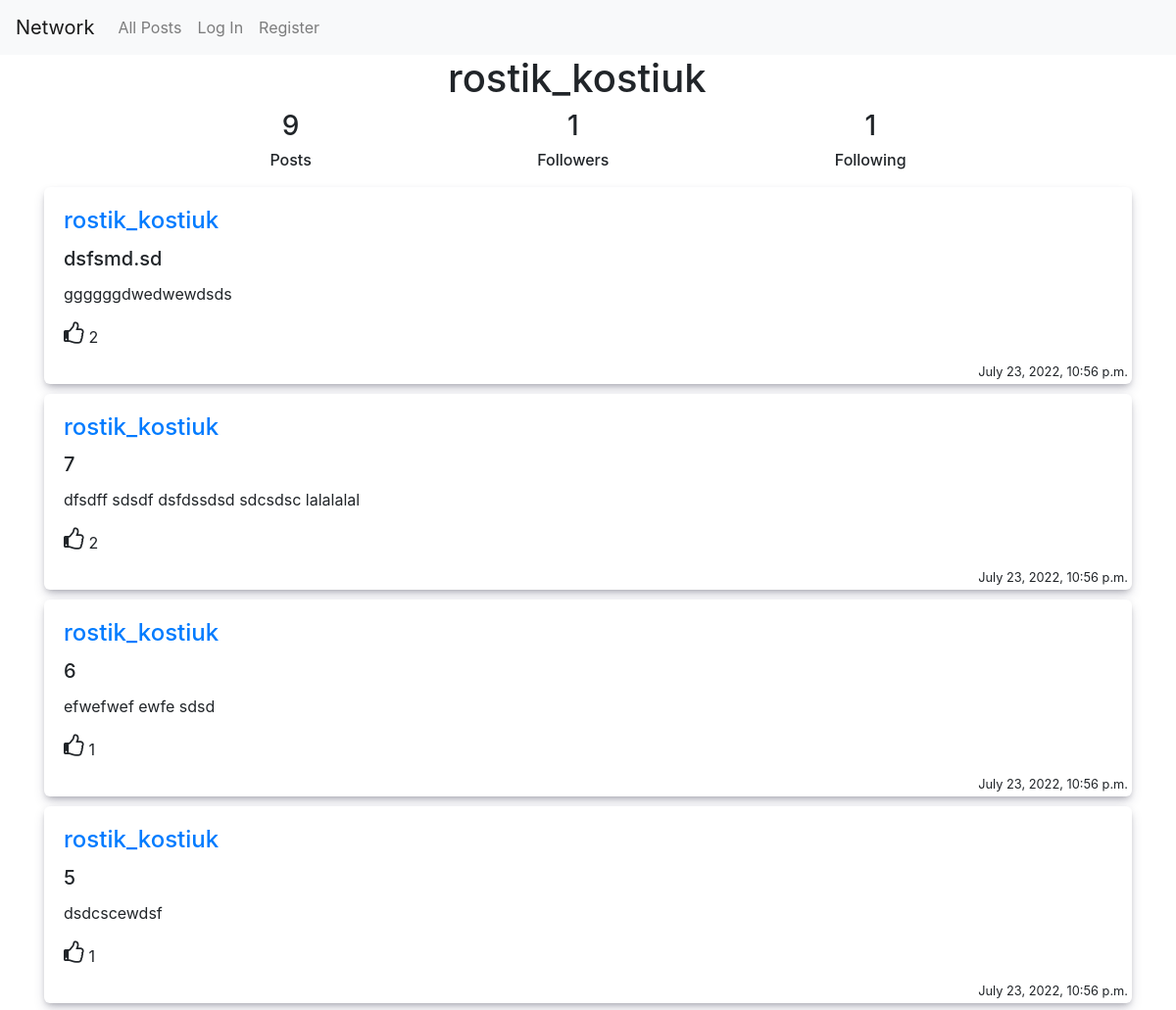
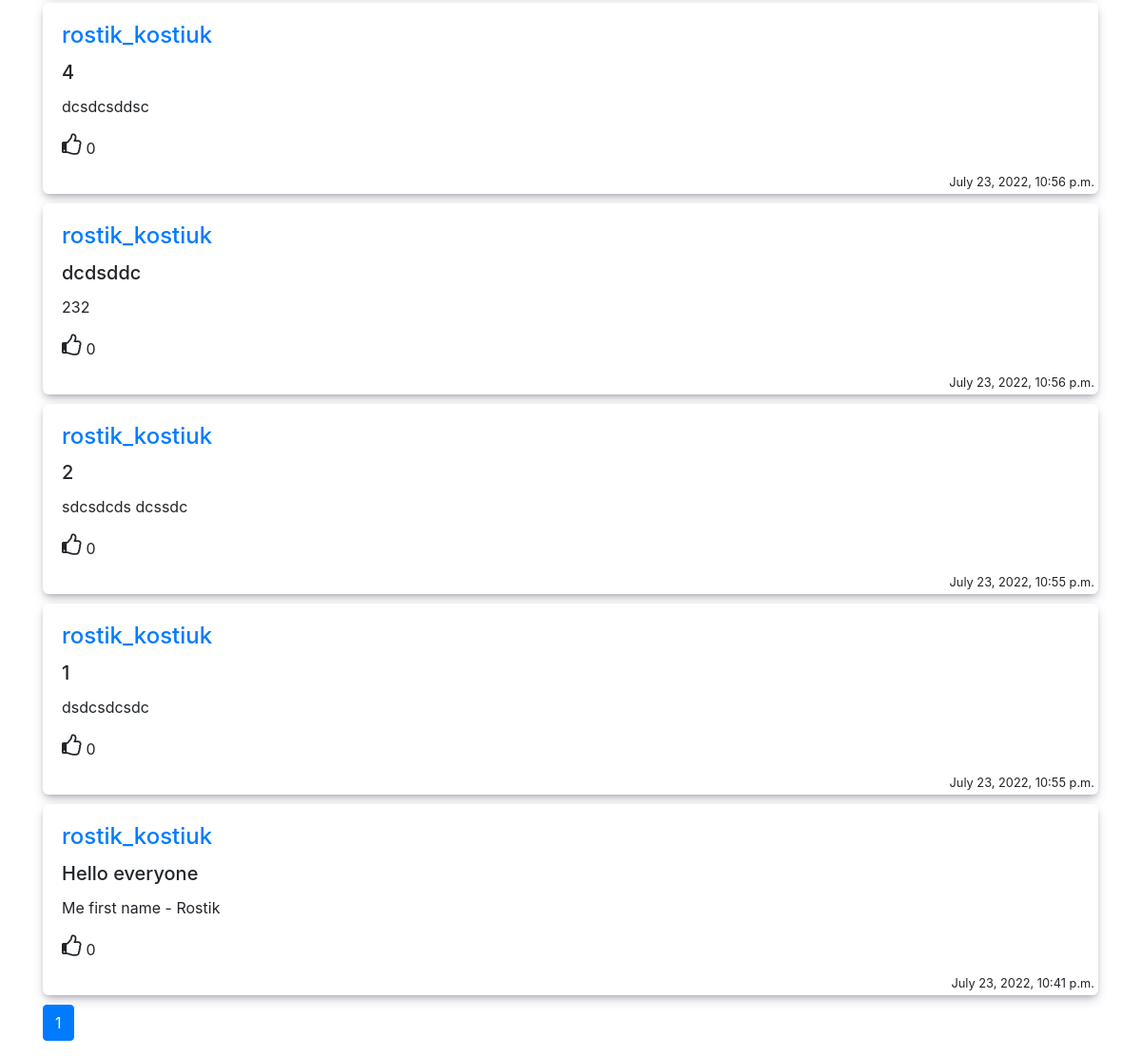
Page /profile/rostik_kostiuk on the committed database (2 pictures, top to bottom).
### network/models.py (models this page shows, shortened)
class User(AbstractUser):
    pass

class Post(models.Model):
    creator = models.ForeignKey(User, on_delete=models.CASCADE, related_name='creator')
    title = models.CharField(max_length=150)
    content = models.TextField()
    date_created = models.DateTimeField(default=timezone.now)
    likes = models.ManyToManyField(User, related_name="likes", blank=True)

### network/views.py (the view)
# urls.py: path("profile/<str:username>", views.profile, name="profile"),
def profile(request, username):
    post_list = Post.objects.filter(creator=User.objects.get(username=username)).order_by("-date_created")
    paginator = Paginator(post_list, 10)
    page_number = request.GET.get('page')
    page_obj = paginator.get_page(page_number)
    context = {'page_obj': page_obj}
    context["post_amount"] = Post.objects.filter(creator=User.objects.get(username=username)).count()
    context["followers"] = Following.objects.filter(following_user_id=User.objects.get(username=username)).count()
    context["following"] = Following.objects.filter(user_id=User.objects.get(username=username)).count()
    context["username"] = username;
    return render(request, "network/profile.html", context)

### network/templates/network/profile.html (shortened to what this page needs)
{% extends "network/layout.html" %}
{% load static %}
{% block body %}
    <h1 style="text-align: center; margin-right: 1.4rem;" id="usname">{{username}}</h1>
    <div class="profile-info">
        <div class="info-div">
            <h3 id="posts">{{post_amount}}</h3>
            <h6>Posts</h6>
        </div>
        <div class="info-div">
            <h3 id="followers">{{followers}}</h3>
            <h6>Followers</h6>
        </div>
        <div class="info-div">
            <h3 id="following">{{following}}</h3>
            <h6>Following</h6>
        </div>
    </div>
    {% for post in page_obj %}
    <div class="post-view">
        <div class="card-body">
            <div style="display: flex;">
                <h4 class="card-title" style="margin-right:auto"><a href="{% url 'network:profile' username=post.creator.username %}">{{post.creator.username}}</a></h4>
            </div>
            <div>
                <h5 class="card-title">{{post.title}}</h5>
                <div id="content-show-{{ post.id }}">
                    <p class="card-text">{{post.content}}</p>
                    <div id="likes" style="display: flex;">
                        {% if user in post.likes.all %}
                        <p id="like-button-{{ post.id }}" class="btn-like"  onclick = "like('{{ post.id }}', '{{ post.creator.username }}')"><i class="fa fa-thumbs-up" style="font-size:24px; color: blue;"></i></p>
                        {% else %}
                        <p id="like-button-{{ post.id }}" class="btn-like" onclick = "like('{{ post.id }}', '{{ post.creator.username }}')"><i class="fa fa-thumbs-o-up" style="font-size:24px"></i></p>
                        {% endif %}
                        <p id="likes-count-{{ post.id }}" style="margin-left: 0.3rem; margin-top: 0.25rem;">{{post.likes.all.count}}</p>
                    </div>
                </div>
                <small style="position: absolute; bottom: 0.17rem; right: 0.25rem;">{{post.date_created}}</small>
            </div>
        </div>
    </div>
    {% endfor %}
    <ul class="pagination">
        <li class="page-item active" aria-current="page">
            <a class="page-link disabled" href="#">{{ page_obj.number }}</a>
        </li>
    </ul>
{% endblock %}

### network/templates/network/layout.html (shortened to what this page needs)
{% load static %}
<!DOCTYPE html>
<html lang="en">
    <head>
        <link rel="stylesheet" href="https://stackpath.bootstrapcdn.com/bootstrap/4.4.1/css/bootstrap.min.css">
        <link rel="stylesheet" href="https://cdnjs.cloudflare.com/ajax/libs/font-awesome/4.7.0/css/font-awesome.min.css">
        <link href="{% static 'network/styles.css' %}" rel="stylesheet">
    </head>
    <body>
        <nav class="navbar navbar-expand-lg navbar-light bg-light">
            <a class="navbar-brand" href="#">Network</a>
            <div>
              <ul class="navbar-nav mr-auto">
                <li class="nav-item">
                  <a class="nav-link" href="{% url 'network:index' %}">All Posts</a>
                </li>
                {% if user.is_authenticated %}
                    <li class="nav-item">
                        <a class="nav-link" href="{% url 'network:following' %}">Following</a>
                    </li>
                    <li class="nav-item">
                        <a class="nav-link" href="{% url 'network:new-post' %}">New post</a>
                    </li>
                    <li class="nav-item">
                        <a class="nav-link" href="{% url 'network:logout' %}">Log Out</a>
                    </li>
                {% else %}
                    <li class="nav-item">
                        <a class="nav-link" href="{% url 'network:login' %}">Log In</a>
                    </li>
                    <li class="nav-item">
                        <a class="nav-link" href="{% url 'network:register' %}">Register</a>
                    </li>
                {% endif %}
              </ul>
            </div>
          </nav>
        <div class="body">
            <div class="container">
                {% block body %}
                {% endblock %}
            </div>
        </div>
    </body>
</html>

### network/static/network/styles.css (style rules this page uses)
.post-view { --bs-card-spacer-y: 1rem; --bs-card-spacer-x: 1rem; --bs-card-title-spacer-y: 0.5rem; --bs-card-border-width: 1px; --bs-card-border-color: var(--bs-border-color-translucent); --bs-card-border-radius: 0.375rem; --bs-card-box-shadow: ; --bs-card-inner-border-radius: calc(0.375rem - 1px); --bs-card-cap-padding-y: 0.5rem; --bs-card-cap-padding-x: 1rem; --bs-card-cap-bg: rgba(0, 0, 0, 0.03); --bs-card-cap-color: ; --bs-card-height: ; --bs-card-color: ; --bs-card-bg: #fff; --bs-card-img-overlay-padding: 1rem; --bs-card-group-margin: 0.75rem; position: relative; display: flex; flex-direction: column; min-width: 0; box-shadow: rgba(50, 50, 93, 0.25) 0px 6px 12px -2px, rgba(0, 0, 0, 0.3) 0px 3px 7px -3px; height: var(--bs-card-height); word-wrap: break-word; background-color: var(--bs-card-bg); background-clip: border-box; border: var(--bs-card-border-width) solid var(--bs-card-border-color); border-radius: var(--bs-card-border-radius); margin: 10px 0px; }
.profile-info { display: flex; flex-wrap: nowrap; justify-content: space-evenly; align-items: baseline; }
.info-div { text-align: center; }
.btn-like { background-color: transparent; background-repeat: no-repeat; border: none; cursor: pointer; overflow: hidden; outline: none; }

### rows in the picture
User: username "rostik_kostiuk"
Post: creator.username "rostik_kostiuk", title "dsfsmd.sd", content "ggggggdwedwewdsds", likes.all.count "2", date_created "July 23, 2022, 10:56 p.m."
Post: creator.username "rostik_kostiuk", title "7", content "dfsdff sdsdf dsfdssdsd sdcsdsc lalalalal", likes.all.count "2", date_created "July 23, 2022, 10:56 p.m."
Post: creator.username "rostik_kostiuk", title "6", content "efwefwef ewfe sdsd", likes.all.count "1", date_created "July 23, 2022, 10:56 p.m."
Post: creator.username "rostik_kostiuk", title "5", content "dsdcscewdsf", likes.all.count "1", date_created "July 23, 2022, 10:56 p.m."
Post: creator.username "rostik_kostiuk", title "4", content "dcsdcsddsc", likes.all.count "0", date_created "July 23, 2022, 10:56 p.m."
Post: creator.username "rostik_kostiuk", title "dcdsddc", content "232", likes.all.count "0", date_created "July 23, 2022, 10:56 p.m."
Post: creator.username "rostik_kostiuk", title "2", content "sdcsdcds dcssdc", likes.all.count "0", date_created "July 23, 2022, 10:55 p.m."
Post: creator.username "rostik_kostiuk", title "1", content "dsdcsdcsdc", likes.all.count "0", date_created "July 23, 2022, 10:55 p.m."
Post: creator.username "rostik_kostiuk", title "Hello everyone", content "Me first name - Rostik", likes.all.count "0", date_created "July 23, 2022, 10:41 p.m."

### other values in the picture
{{ post_amount }} "9"
{{ followers }} "1"
{{ following }} "1"
{{ page_obj.number }} "1"
